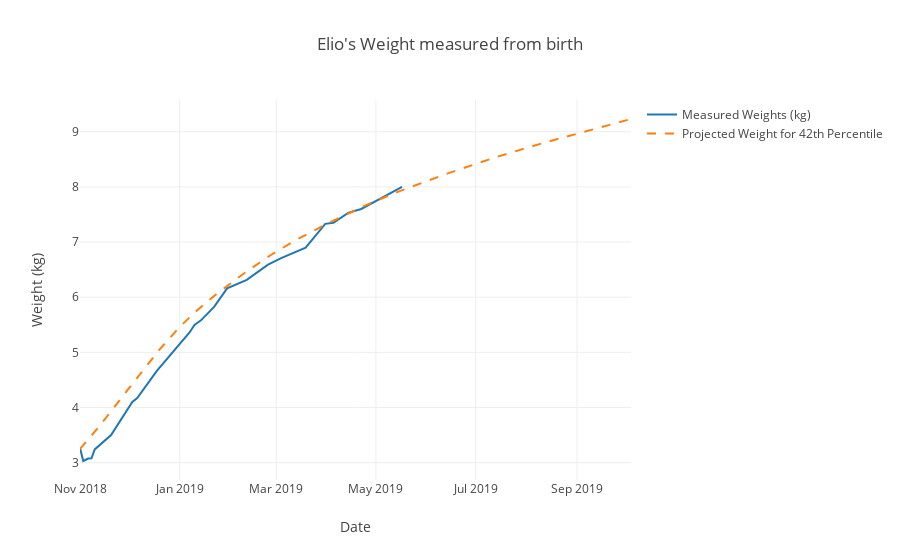
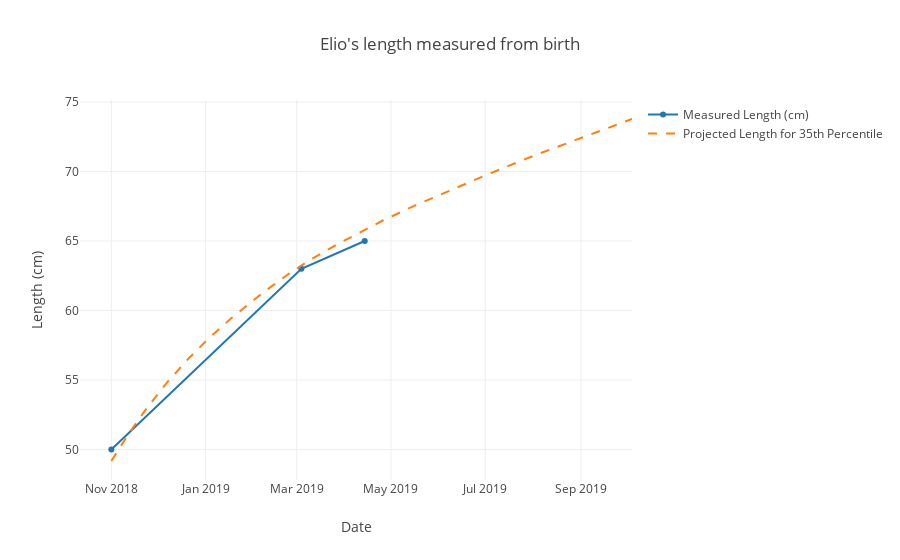
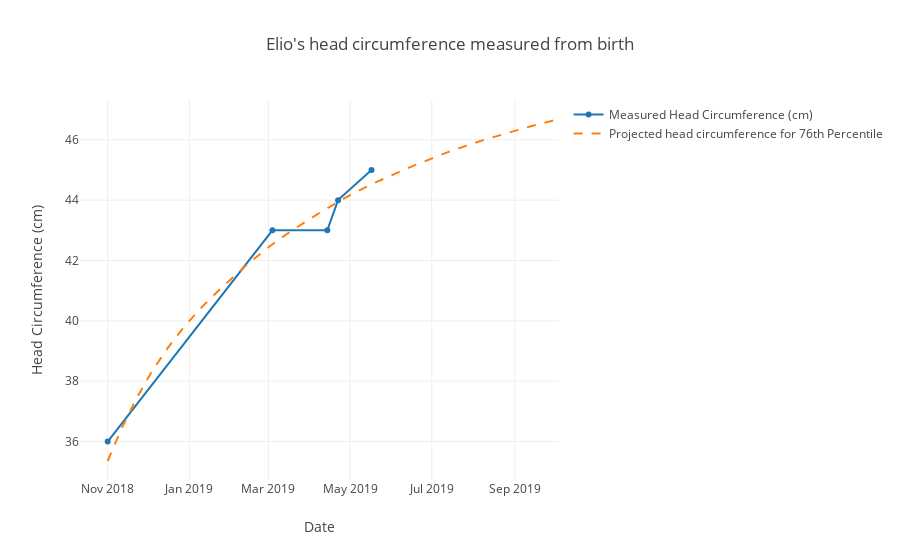

Notebook code cell kept with these figures, in order:
### Code cell
#Image(pio.to_image(w_fig,width=1200,height=600))

iplot(weight_fig) # interative
iplot(length_fig)
iplot(head_fig)

### Figure 1 — Plotly figure (JSON) as saved in the notebook; plotly's stock layout.template omitted (floating-point values rounded to 4 significant figures; data arrays with more than 128 entries replaced by an {"elided": "..."} marker saying what was removed)
{"data": [{"name": "Measured Weights (kg)", "type": "scatter", "uid": "3edde9a0-42f7-4054-b055-b13763e9906d", "x": ["2018-11-01", "2018-11-03", "2018-11-06", "2018-11-08", "2018-11-10", "2018-11-20", "2018-12-03", "2018-12-06", "2018-12-18", "2019-01-07", "2019-01-10", "2019-01-14", "2019-01-22", "2019-01-30", "2019-02-11", "2019-02-24", "2019-03-04", "2019-03-19", "2019-03-31", "2019-04-05", "2019-04-14", "2019-04-22", "2019-05-17"], "y": [3.265, 3.03, 3.075, 3.08, 3.24, 3.5, 4.1, 4.17, 4.665, 5.36, 5.495, 5.58, 5.825, 6.16, 6.315, 6.59, 6.71, 6.9, 7.33, 7.35, 7.53, 7.6, 8]}, {"line": {"dash": "dash"}, "name": "Projected Weight for 42th Percentile", "type": "scatter", "uid": "084feb3a-b8a0-4a5b-a185-3456524fcb87", "x": {"elided": "338 str values"}, "y": {"elided": "338 float values"}}], "layout": {"title": {"text": "Elio's Weight measured from birth"}, "xaxis": {"title": {"text": "Date"}}, "yaxis": {"title": {"text": "Weight (kg)"}}}}

### Figure 2 — Plotly figure (JSON) as saved in the notebook; plotly's stock layout.template omitted (floating-point values rounded to 4 significant figures; data arrays with more than 128 entries replaced by an {"elided": "..."} marker saying what was removed)
{"data": [{"name": "Measured Length (cm)", "type": "scatter", "uid": "ca24cbfd-3ac1-4cd7-bb4e-a9131831abd6", "x": ["2018-11-01", "2019-03-04", "2019-04-14"], "y": [50, 63, 65]}, {"line": {"dash": "dash"}, "name": "Projected Length for 35th Percentile", "type": "scatter", "uid": "6fe98c9a-b2c3-4868-bfc8-da490e82b44d", "x": {"elided": "338 str values"}, "y": {"elided": "338 float values"}}], "layout": {"title": {"text": "Elio's length measured from birth"}, "xaxis": {"title": {"text": "Date"}}, "yaxis": {"title": {"text": "Length (cm)"}}}}

### Figure 3 — Plotly figure (JSON) as saved in the notebook; plotly's stock layout.template omitted (floating-point values rounded to 4 significant figures; data arrays with more than 128 entries replaced by an {"elided": "..."} marker saying what was removed)
{"data": [{"name": "Measured Head Circumference (cm)", "type": "scatter", "uid": "b70698ca-4447-43cf-8f4c-649d9d1ea435", "x": ["2018-11-01", "2019-03-04", "2019-04-14", "2019-04-22", "2019-05-17"], "y": [36, 43, 43, 44, 45]}, {"line": {"dash": "dash"}, "name": "Projected head circumference for 76th Percentile", "type": "scatter", "uid": "13747d28-e3e5-4ca2-ac57-493df0804a0e", "x": {"elided": "338 str values"}, "y": {"elided": "338 float values"}}], "layout": {"title": {"text": "Elio's head circumference measured from birth"}, "xaxis": {"title": {"text": "Date"}}, "yaxis": {"title": {"text": "Head Circumference (cm)"}}}}
